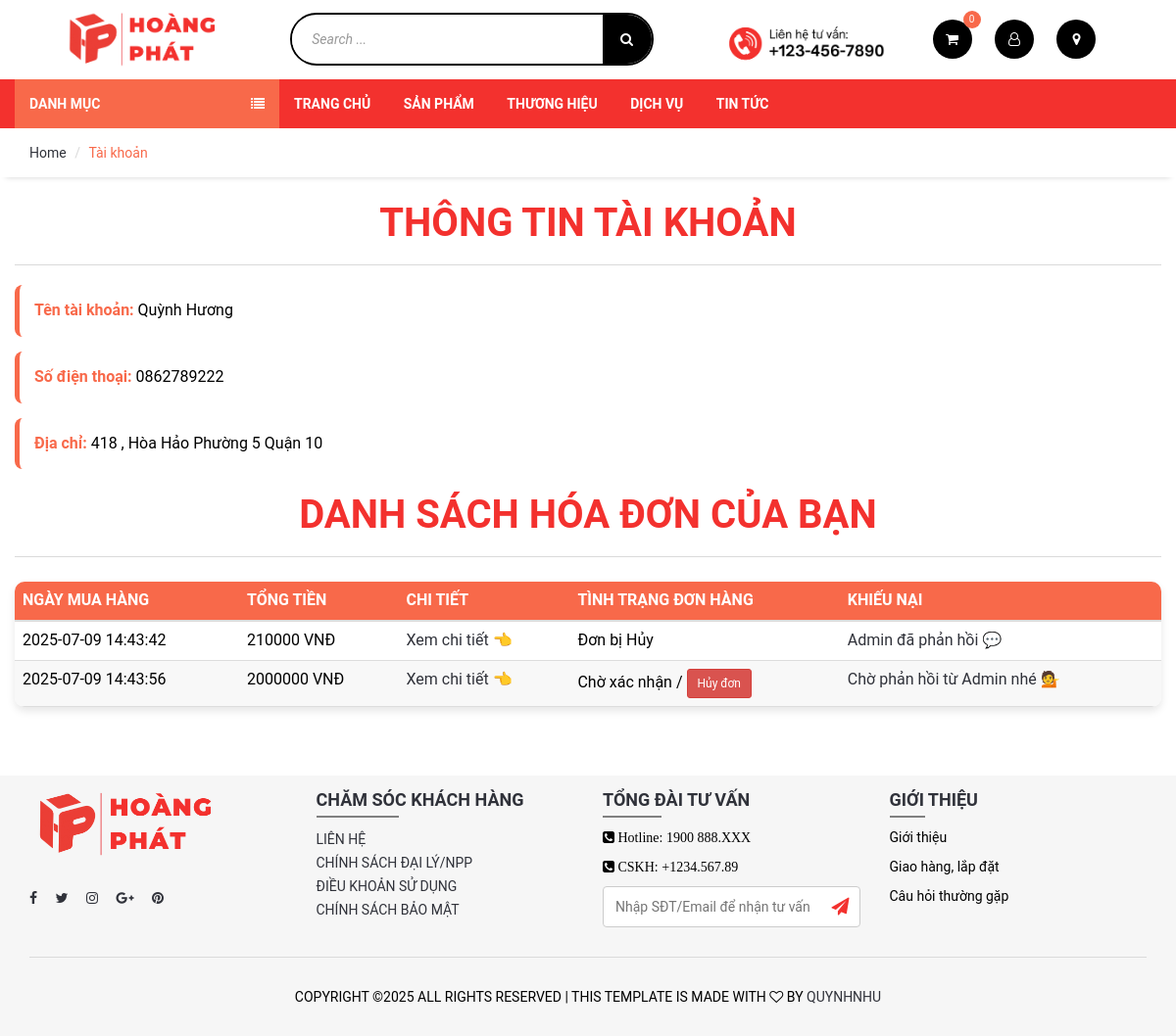
The page /check-invoice-user.php (signed in) on the database as committed earlier.
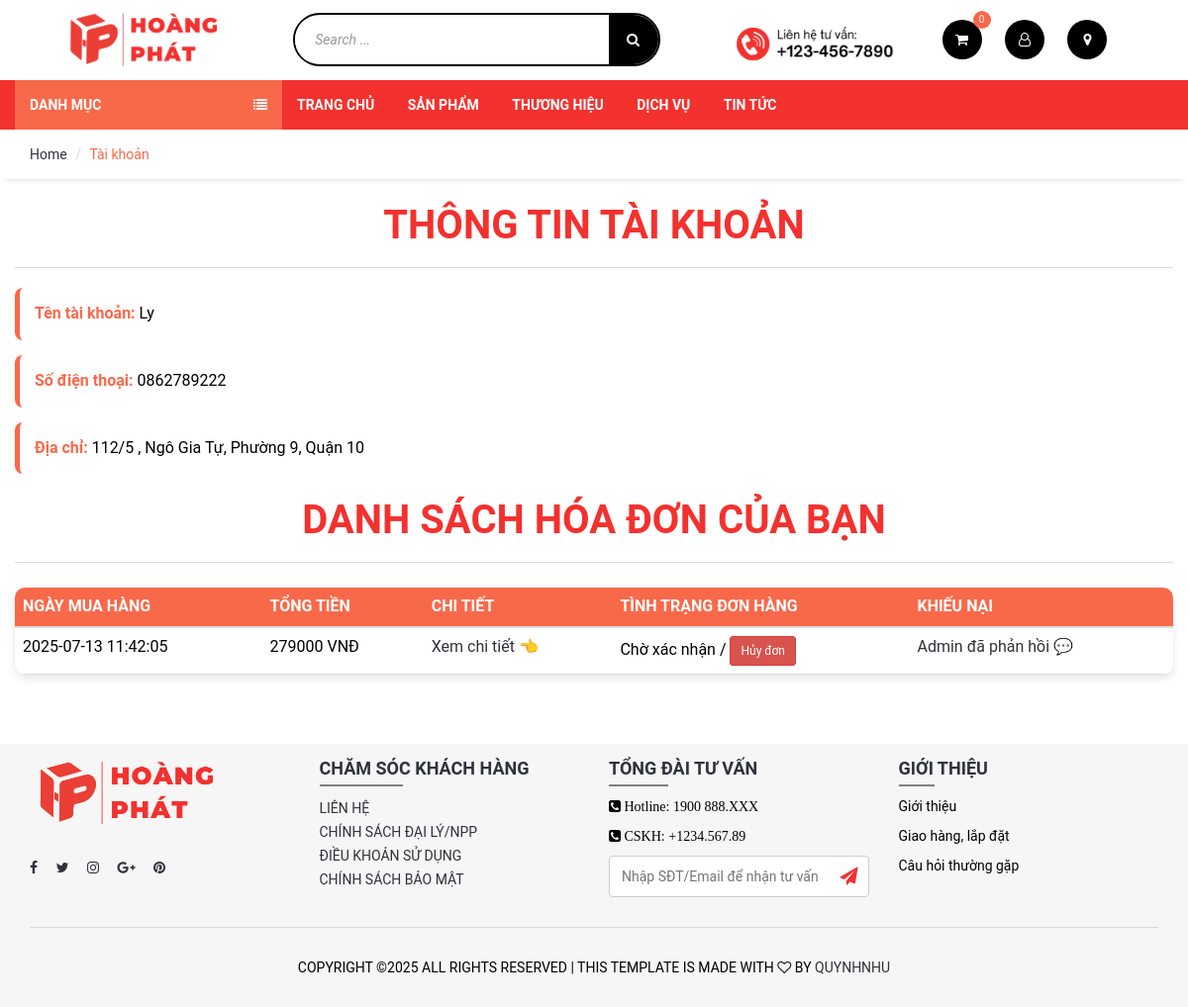
The same page on the database as committed later.
### tables this page shows
CREATE TABLE `usr` (
  `Email` varchar(255) NOT NULL,
  `Passwd` varchar(40) NOT NULL,
  `UsrName` varchar(255) NOT NULL,
  `PhoneNo` varchar(12) NOT NULL,
  `Address` varchar(255) NOT NULL,
  `Blocked` tinyint(1) NOT NULL,
  `Authentication` varchar(20) NOT NULL,
  `Verified` tinyint(1) NOT NULL DEFAULT 0,
  `VerifyCode` varchar(100) NOT NULL
);

CREATE TABLE `invoice` (
  `InvoiceID` int(10) NOT NULL,
  `Email` varchar(255) NOT NULL,
  `UsrName` varchar(255) NOT NULL,
  `PhoneNo` varchar(12) NOT NULL,
  `Address` varchar(255) NOT NULL,
  `SubTotal` int(10) NOT NULL,
  `Ship` int(6) NOT NULL,
  `Discount` int(11) NOT NULL,
  `Total` int(10) NOT NULL,
  `DateInvoice` datetime NOT NULL,
  `Status` varchar(20) NOT NULL,
  `Payment Status` tinyint(1) NOT NULL DEFAULT 0
);

### DataProvider.php (called while the page is built, shortened)
<?php
class DataProvider
{
	public static function executeQuery($sql)
	{
		require ('connectiondata.inc');
		if (!($connection = mysqli_connect($hostName,$username,$password,$databaseName)))
			die ("couldn't connect to localhost");
		mysqli_set_charset($connection, "utf8");
		$result = mysqli_query($connection, $sql);
		return $result;
	}
}
?>

### check-invoice-user.php (the view, shortened to what this page needs)
<!DOCTYPE html>
<html lang="vi">
<head>
	<link type="text/css" rel="stylesheet" href="css/bootstrap.min.css" />
	<link type="text/css" rel="stylesheet" href="css/slick.css" />
	<link type="text/css" rel="stylesheet" href="css/slick-theme.css" />
	<link type="text/css" rel="stylesheet" href="css/nouislider.min.css" />
	<link rel="stylesheet" href="css/font-awesome.min.css">
	<link type="text/css" rel="stylesheet" href="css/style.css" />
	<link type="text/css" rel="stylesheet" href="css/extrastyle.css">
	    <link type="text/css" rel="stylesheet" href="css/bonus.css" />
</head>
<body>
	<?php include('php/header.php'); ?>
	<div id="navigation">
		<div class="container">
			<div id="responsive-nav">
			<div class="category-nav show-on-click">
				<?php include('php/category-nav.php'); ?>
			</div>
				<?php include('php/menu-nav.php'); ?>
			</div>
		</div>
	</div>
	<div id="breadcrumb">
		<div class="container">
			<ul class="breadcrumb">
				<li><a href="index.php">Home</a></li>
				<li class="active">Tài khoản</li>
			</ul>
		</div>
	</div>
	<div class="section">
		<div class="container user">
			<div class="row">
				<?php
					if($_SESSION['isLogin']==0)
					{
				?>
				<p>Bạn chưa đăng nhập, nhấp vào <a href='signin.php'>ĐÂY</a> để đăng nhập hoặc tạo tài khoản mới</p>
				<?php
					}
					else
					{
				?>
                    <?php
                            $email = $_SESSION['username'];
                            $sqlUser = "SELECT * FROM usr WHERE Email = '$email'";
                            $resultUser = DataProvider::executeQuery($sqlUser);
                            $user = mysqli_fetch_assoc($resultUser);
                            $userName = $user['UsrName'];
                            $phoneNo = $user['PhoneNo'];
                            $address = $user['Address'];
							echo '<div class="section-title">
							<h2 class="title">Thông tin tài khoản</h2>
							</div>';
							echo "<p><strong>Tên tài khoản: </strong>" . $userName . "</p>";
                            echo "<p><strong>Số điện thoại: </strong>" . $phoneNo . "</p>";
                            echo "<p><strong>Địa chỉ: </strong>" . $address . "</p>";
                            $sql = "SELECT * FROM invoice WHERE Email = '$email' ORDER BY DateInvoice ";
                            $result = DataProvider::executeQuery($sql);
                            if (mysqli_num_rows($result) > 0) {
                                echo '<div class="section-title">
									<h2 class="title"> DANH SÁCH HÓA ĐƠN CỦA BẠN</h2>
									</div>';
                                echo "<table class='table'>
                                        <thead>
                                            <tr>
                                                <th>Ngày mua hàng</th>
                                                <th>Tổng tiền</th>
                                                <th>Chi tiết</th>
												<th>Tình trạng đơn hàng</th>
												<th>Khiếu nại</th>
                                            </tr>
                                        </thead>
                                        <tbody>";
                                while ($row = mysqli_fetch_assoc($result)) {
									$invoiceID = $row['InvoiceID'];
									$sqlComplaint = "SELECT * FROM complaint WHERE InvoiceID = $invoiceID";
									$resultComplaint = DataProvider::executeQuery($sqlComplaint);
									if (mysqli_num_rows($resultComplaint) > 0) {
										$complaint = mysqli_fetch_assoc($resultComplaint);
										$status = $complaint['Status'];
										$adminReply = $complaint['AdminReply'];
										$defaultReply = "Kính gửi Quý khách, Cảm ơn quý khách đã liên hệ với chúng tôi. Chúng tôi rất tiếc khi nghe về sự bất tiện mà quý khách gặp phải. Chúng tôi đang tiến hành kiểm tra vấn đề của quý khách và sẽ sớm phản hồi lại với giải pháp thích hợp. Chúng tôi cam kết sẽ nỗ lực hết mình để khắc phục sự cố và mang lại trải nghiệm tốt nhất cho quý khách. Nếu quý khách có thêm bất kỳ câu hỏi hay yêu cầu nào, xin đừng ngần ngại liên hệ lại với chúng tôi. Xin chân thành cảm ơn quý khách đã thông cảm và kiên nhẫn. Trân trọng.";
										if ($status == 0 && ($adminReply == $defaultReply || empty($adminReply))) {
											$title = addslashes($complaint['Title']);
											$desc = addslashes($complaint['Description']);
											$reply = addslashes($complaint['AdminReply']);
											$statusVal = $complaint['Status'];
											$defaultReply = "Kính gửi Quý khách, Cảm ơn quý khách đã liên hệ với chúng tôi. Chúng tôi rất tiếc khi nghe về sự bất tiện mà quý khách gặp phải. Chúng tôi đang tiến hành kiểm tra vấn đề của quý khách và sẽ sớm phản hồi lại với giải pháp thích hợp. Chúng tôi cam kết sẽ nỗ lực hết mình để khắc phục sự cố và mang lại trải nghiệm tốt nhất cho quý khách. Nếu quý khách có thêm bất kỳ câu hỏi hay yêu cầu nào, xin đừng ngần ngại liên hệ lại với chúng tôi. Xin chân thành cảm ơn quý khách đã thông cảm và kiên nhẫn. Trân trọng.";
											if (empty($reply) || $reply == $defaultReply) {
												$reply = $defaultReply;
											}
											$complaintLink = "<a href='javascript:void(0)' onclick=\"openComplaintDetail('$title', '$desc', '$statusVal', '$reply')\">"
											. ($statusVal == 0 ? "Chờ phản hồi từ Admin nhé 💁" : "Admin đã phản hồi 💬")
											. "</a>";
										} elseif ($status == 1 && $adminReply != $defaultReply) {
											$title = addslashes($complaint['Title']);
											$desc = addslashes($complaint['Description']);
											$reply = addslashes($complaint['AdminReply']);
											$statusVal = $complaint['Status'];
											$complaintLink = "<a href='javascript:void(0)' onclick=\"openComplaintDetail('$title', '$desc', '$statusVal', '$reply')\">Admin đã phản hồi 💬</a>";
										}
									} else {
										$complaintLink = "<a href='javascript:void(0)' onclick='openModal(" . $invoiceID . ")'>😱 Khiếu nại về đơn hàng 😱</a>";
									}
                                    $status = $row['Status'];
									$cancelBtn = "";
									if ($status == "Chờ xác nhận" || $status == "Đã tiếp nhận") {
										$cancelBtn = " / <a href='php/cancel-invoice.php?invoiceID=" . $invoiceID . "' class='btn btn-danger btn-sm cancel-btn' onclick=\"return confirm('Bạn có chắc chắn muốn hủy đơn hàng này?');\">Hủy đơn</a>";
									}
									echo "<tr>
										<td>" . $row['DateInvoice'] . "</td>
										<td>" . $row['Total'] . " VNĐ</td>
										<td><a href='invoice-details.php?invoiceID=" . $row['InvoiceID'] . "'>Xem chi tiết 👈</a></td>
										<td>" . $status . $cancelBtn . "</td>
										<td>" . $complaintLink . "</td>
									</tr>";
                                }
                                echo "</tbody></table>";
                            } else {
                                echo "<p>Bạn chưa có hóa đơn nào.</p>";
                            }
                    ?>
				<?php
					}
				?>
			</div>
		</div>
	</div>
	<footer id="footer" class="section section-grey">
			<div class="container">
				<div class="row">
					<div class="col-md-3 col-sm-6 col-xs-6">
						<div class="footer">
							<div class="footer-logo">
								<a class="logo" href="#">
						<img src="./images/logo.png" alt="">
					</a>
							</div>
							<ul class="footer-social">
								<li><a href="#"><i class="fa fa-facebook"></i></a></li>
								<li><a href="#"><i class="fa fa-twitter"></i></a></li>
								<li><a href="#"><i class="fa fa-instagram"></i></a></li>
								<li><a href="#"><i class="fa fa-google-plus"></i></a></li>
								<li><a href="#"><i class="fa fa-pinterest"></i></a></li>
							</ul>
						</div>
					</div>
					<div class="col-md-3 col-sm-6 col-xs-6">
						<div class="footer">
							<h3 class="footer-header">Chăm Sóc Khách Hàng</h3>
							<?php include('php/footer.php'); ?>
						</div>
					</div>
					<div class="col-md-3 col-sm-6 col-xs-6">
						<div class="footer">
							<h3 class="footer-header">TỔNG ĐÀI TƯ VẤN</h3>
							<p><i class="fa fa-phone-square"> Hotline: 1900 888.XXX</i></p>
							<p><i class="fa fa-phone-square"> CSKH: +1234.567.89</i></p>
							<form action="#" method="post" class="consult-form">
								<div class="input-wrapper">
									<input type="text" name="contactInfo" placeholder="Nhập SĐT/Email để nhận tư vấn" class="consult-input" required>
									<button type="submit" class="send-icon-btn"><i class="fa fa-paper-plane"></i></button>
								</div>
							</form>
						</div>
					</div>
					<div class="col-md-3 col-sm-6 col-xs-6">
						<div class="footer">
							<h3 class="footer-header">Giới thiệu</h3>
							<p>Giới thiệu</p>
							<p>Giao hàng, lắp đặt</p>
							<p>Câu hỏi thường gặp</p>
						</div>
					</div>
				</div>
				<hr>
				<div class="row">
					<div class="col-md-8 col-md-offset-2 text-center">
						<div class="footer-copyright">
							Copyright &copy;<script>document.write(new Date().getFullYear());</script> All rights reserved | This template is made with <i class="fa fa-heart-o" aria-hidden="true"></i> by <a href="" target="_blank">QUYNHNHU</a>
						</div>
					</div>
				</div>
			</div>
		</footer>
</body>
</html>

### php/header.php (shortened to what this page needs)
<header>
    <?php
        include('checkLogin.php');
    ?>
    <div id="header">
        <div class="container-menu">
            <div class="pull-left">
                <div class="header-logo">
                    <a class="logo" href="index.php">
                        <img src="./images/logo.png" alt="">
                    </a>
                </div>
                <div class="header-search">
                    <form action="products.php" method="GET" onsubmit="return true" name="Search">
                        <input class="input search-input" type="text" placeholder="Search ..." name="txtSearch"
                            <?php
                                if (isset($_GET['txtSearch']))
                                    echo "value=\"".$_GET['txtSearch']."\"";
                            ?>
                        >
                        <button class="search-btn" type="submit"><i class="fa fa-search"></i></button>
                    </form>
                </div>
                <div class="hotline-logo header-logo">
                    <a class="logo" href="#">
                        <img src="./images/hotline.png" alt="">
                    </a>
                </div>
            </div>
            <div class="pull-right">
                <ul class="header-btns">
                    <?php
                        $Count=0;
                    ?>
                    <li class="header-cart dropdown default-dropdown">
                        <a class="dropdown-toggle" data-toggle="dropdown" aria-expanded="true">
                            <div class="header-btns-icon">
                                <i class="fa fa-shopping-cart"></i>
                                <?php echo "<span class='qty'>$Count</span>"; ?>
                            </div>
                            <br>
                        </a>
                                <?php
                                    require_once('DataProvider.php');
                                ?>
                    </li>
                    <?php
                        include('account.php');
                    ?>
                    <li class="header-location">
                        <a href="#" class="header-btns-icon">
                            <i class="fa fa-map-marker"></i>
                        </a>
                    </li>
                </ul>
            </div>
        </div>
    </div>
</header>

### php/account.php (shortened to what this page needs)
<?php
    if($_SESSION['isLogin']==0)
    {
?>
<li class="header-account dropdown default-dropdown">
    <div class="dropdown-toggle" role="button" data-toggle="dropdown" aria-expanded="true">
        <div class="header-btns-icon">
            <i class="fa fa-user-o"></i>
        </div>
    </div>
    <a href="signin.php" class="text-uppercase"></a>
    <ul class="custom-menu">
        <li><a href="signin.php"><i class="fa fa-unlock-alt"></i>Sign in</a></li>
        <li><a href="signin.php"><i class="fa fa-user-plus"></i>Sign up</a></li>
    </ul>
</li>
<?php
    }
    else
    {
?>
<li class="header-account dropdown default-dropdown">
    <div class="dropdown-toggle" role="button" data-toggle="dropdown" aria-expanded="true">
        <div class="header-btns-icon">
            <i class="fa fa-user-o"></i>
        </div>
    </div>
</li>
<?php
    }
?>

### php/category-nav.php (shortened to what this page needs)
<span class="category-header">Danh mục <i class="fa fa-list"></i></span>
    <?php
    require_once('DataProvider.php');
    ?>

### php/menu-nav.php (shortened to what this page needs)
<div class="menu-nav">
    <ul class="menu-list">
        <li><a href="index.php">Trang chủ</a></li>
        <li><a href="products.php">Sản phẩm</a></li>
        <?php
                echo "<li class='dropdown side-dropdown'>";
                echo "<a class='dropdown-toggle brand' data-toggle='dropdown' aria-expanded='true'>Thương hiệu</a>";
                echo "</li>";
                ?>
                <?php
                echo "<li class='dropdown side-dropdown'>";
                echo "<a class='dropdown-toggle brand' data-toggle='dropdown' aria-expanded='true'>Dịch vụ</a>";
                echo "</li>";
         ?>
                 <li><a href="news.php">Tin Tức</a></li>
    </ul>
</div>

### php/footer.php
<?php
    if($_SESSION['isLogin']==0)
    {
?>
    <ul class="list-links">
        <li><a href="">Liên hệ</a></li>
        <li><a href="">Chính sách Đại Lý/NPP </a></li>
        <li><a href="">Điều khoản sử dụng</a></li>
        <li><a href="">Chính sách bảo mật</a></li>
    </ul>
<?php
    }
    else
    {
?>
    <ul class="list-links">
        <li><a href="">Liên hệ</a></li>
        <li><a href="">Chính sách Đại Lý/NPP </a></li>
        <li><a href="">Điều khoản sử dụng</a></li>
        <li><a href="">Chính sách bảo mật</a></li>
    </ul>
<?php
    }
?>

### css/bonus.css (style rules this page uses)
.user p { font-size: 16px; margin: 15px 0; padding: 15px; background-color: #ffffff; border-left: 5px solid #F8694A; border-radius: 8px; transition: all 0.3s ease; }
strong { color: #F8694A; font-weight: bold; }
.table { width: 100%; margin-top: 25px; margin-bottom: 40px; border-collapse: collapse; background-color: #fff; border-radius: 10px; overflow: hidden; box-shadow: 0 4px 8px rgba(0, 0, 0, 0.1); }
.table thead { background-color:#F8694A; color: white; font-weight: bold; }
.table th, .table td { padding: 12px 20px; text-align: left; border-bottom: 1px solid #ddd; font-size: 16px; }
.table th { text-transform: uppercase; }
.table tr:nth-child(even) { background-color: #f8f8f8; }

Rows that differ between the two databases and show on the page:
removed invoice: DateInvoice "2025-07-09 14:43:42", Total "210000", Status "Đơn bị Hủy"
removed invoice: DateInvoice "2025-07-09 14:43:56", Total "2000000", Status "Chờ xác nhận", shows "Chờ phản hồi từ Admin nhé 💁"
changed usr: UsrName "Quỳnh Hương" → "Ly"; Address "418 , Hòa Hảo Phường 5 Quận 10" → "112/5 , Ngô Gia Tự, Phường 9, Quận 10"
added invoice: DateInvoice "2025-07-13 11:42:05", Total "279000", Status "Chờ xác nhận"
